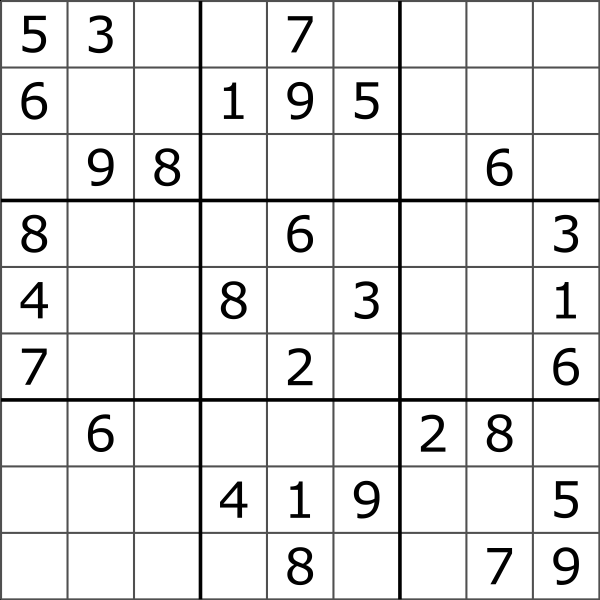
#> input picture su_doku.png, 1200 x 1200 px (shown at 1/2 size)
$ jupyter execute cizgi_tespiti.ipynb
#> lines starting #> are read from the running program, lines starting #| are printed output that depends on the picture; after the words box and inside, x2 and y2 are one past the last pixel; in counts of white or black regions, pixels touching at a corner belong together
Daha detaylı bilgi için https://opencv24-python-tutorials.readthedocs.io/en/latest/py_tutorials/py_imgproc/py_houghlines/py_houghlines.html sayfasına bakabilirsiniz

[cell 1]
import cv2
import numpy as np

img_orjinal = cv2.imread('su_doku.png')
#> img_orjinal is the input picture: shape (1200, 1200, 3); min 0, max 255, mean 231.9
img_orjinal=cv2.resize(img_orjinal,(0,0),fx=0.5,fy=0.5)
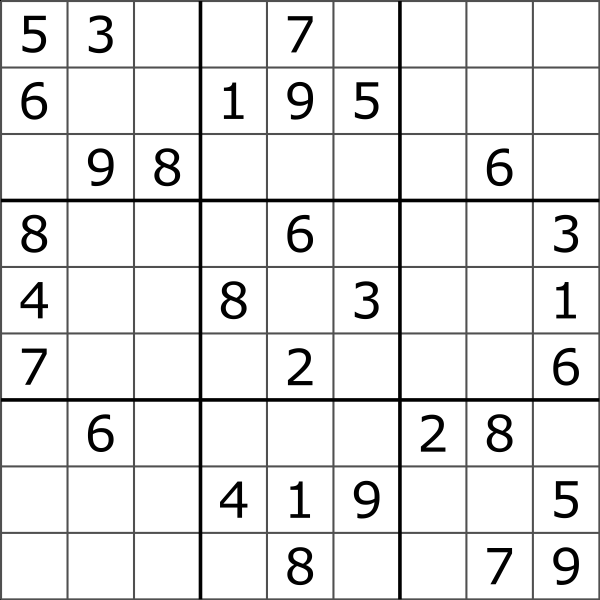
#> img_orjinal: shape (600, 600, 3); min 0, max 255, mean 231.9
img=img_orjinal.copy()
gray = cv2.cvtColor(img,cv2.COLOR_BGR2GRAY)
edges = cv2.Canny(gray,30,50)
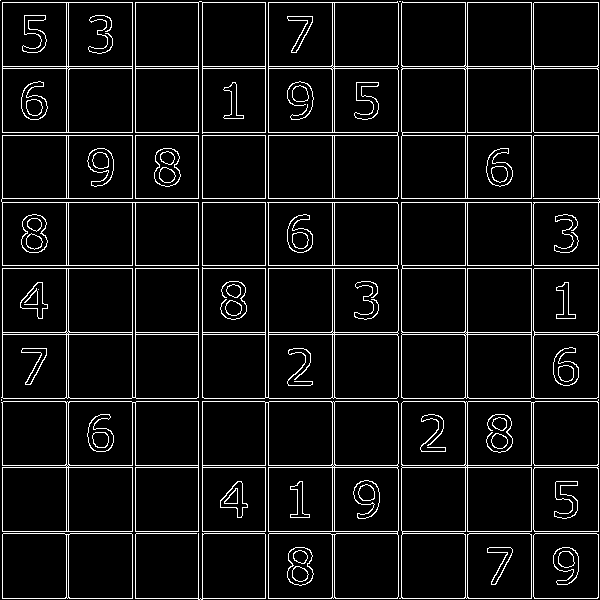
#> edges: shape (600, 600); 7.3% white in thin lines or dots


lines = cv2.HoughLines(edges,1,np.pi/180,200)
#> lines = 36 rows, first 8: [202, 1.57], [202, 0], [198, 0], [198, 1.57], [2, 0], [132, 0], [135, 0], [265, 0]
if lines is not None:
    for line in lines:
        for rho, theta in line:
            a=np.cos(theta)
            b=np.sin(theta)
            x0=a*rho
            y0=b*rho
            x1=int(x0+1000*(-b))
            y1=int(y0+1000*(a))
            x2=int(x0-1000*(-b))
            y2=int(y0-1000*(a))

            cv2.line(img,(x1,y1),(x2,y2),(0,0,255),2)
#> this loop made 36 passes
#> line on passes 1 to 12: [[202, 1.57]], [[202, 0]], [[198, 0]], [[198, 1.57]], [[2, 0]], [[132, 0]], [[135, 0]], [[265, 0]], [[268, 0]], [[467, 0]], [[531, 0]], [[2, 1.57]]
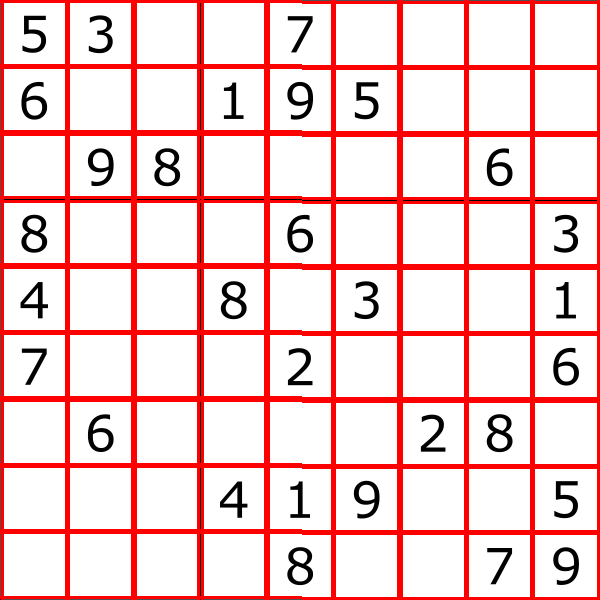
#> img: shape (600, 600, 3); 15.97% of pixels changed, all inside (x1, y1, x2, y2) = (0, 0, 600, 600)

cv2.imshow("orjinal",img_orjinal)
cv2.imshow("img_son",img)
cv2.imshow("cizgiler",edges)
cv2.waitKey(0)
cv2.destroyAllWindows()

Buna trackbar ekleyerek parametre değerini kendimiz en iyileyebiliriz.

[cell 2]
import cv2
import numpy as np

img_orjinal = cv2.imread('su_doku.png')
img_orjinal=cv2.resize(img_orjinal,(0,0),fx=0.5,fy=0.5)
gray = cv2.cvtColor(img,cv2.COLOR_BGR2GRAY)
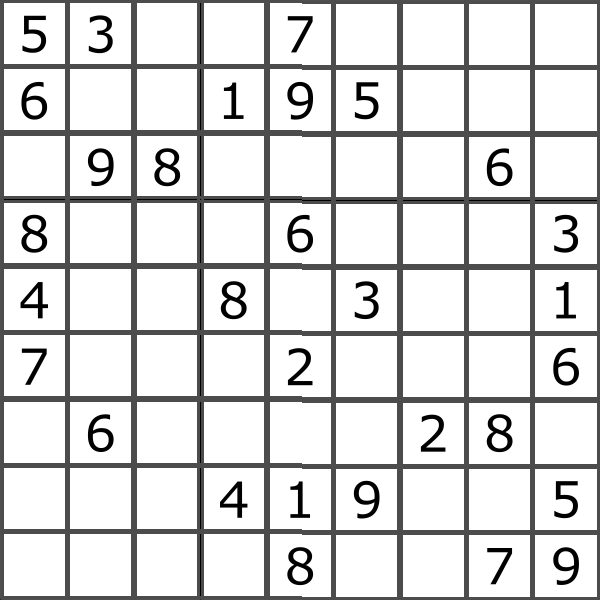
#> gray: shape (600, 600); min 0, max 255, mean 217.3
edges = cv2.Canny(gray,30,50)
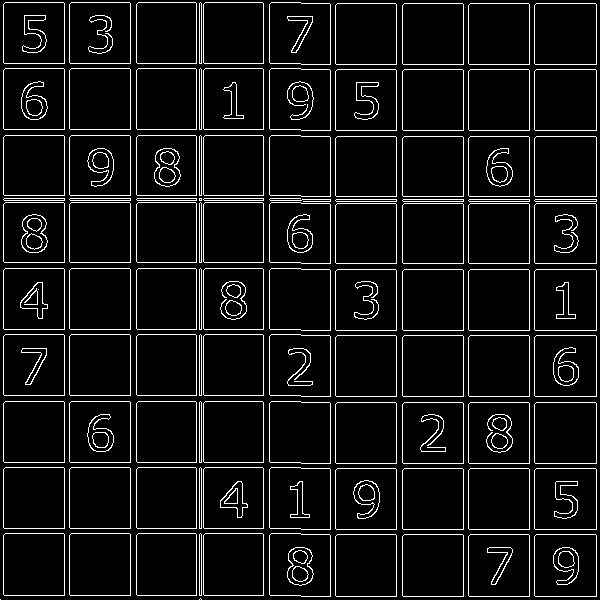
#> edges: shape (600, 600); 7.6% white in thin lines or dots

def nothing(x):
    pass
cv2.namedWindow("trackbar",cv2.WINDOW_AUTOSIZE)
cv2.createTrackbar("threshold","trackbar",0,300,nothing)

while 1:
    img=img_orjinal.copy()
    threshold=cv2.getTrackbarPos("threshold","trackbar")+1
#> threshold = 1
    lines = cv2.HoughLinesP(edges,1,np.pi/180,threshold,30,20)
#> lines = 200 rows, first 6: [269, 194, 269, 137], [4, 262, 64, 262], [534, 528, 534, 470], [263, 129, 263, 69], [130, 395, 130, 335], [330, 196, 330, 137]
    if lines is not None:
        for line in lines:
            for x1,y1,x2,y2 in line:
                cv2.line(img,(x1,y1),(x2,y2),(0,0,255),2)
#> this loop made 200 passes
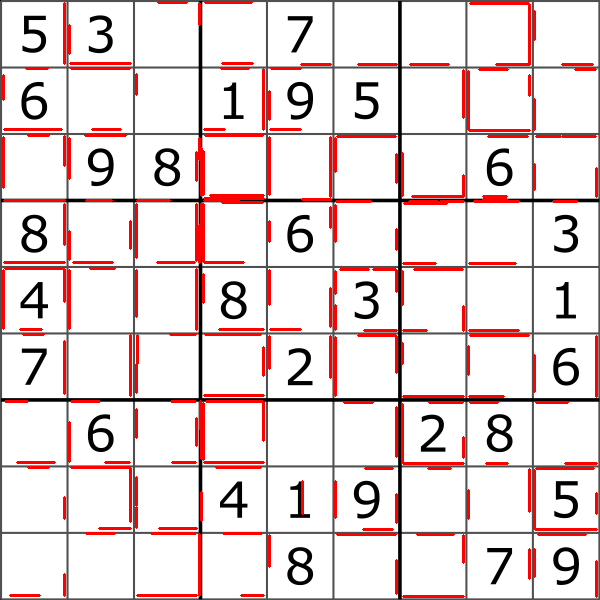
#> img: shape (600, 600, 3); 6.4% of pixels changed, all inside (x1, y1, x2, y2) = (2, 1, 598, 598)

    cv2.imshow("img_son",img)
    if cv2.waitKey(25) & 0xff==27:
#> (key Esc is pressed here)
        break
cv2.destroyAllWindows()

Araba yol tespit algoritması

[cell 3]
import cv2
cam=cv2.VideoCapture("car8.mp4")

while cam.isOpened():
    ret,image=cam.read()
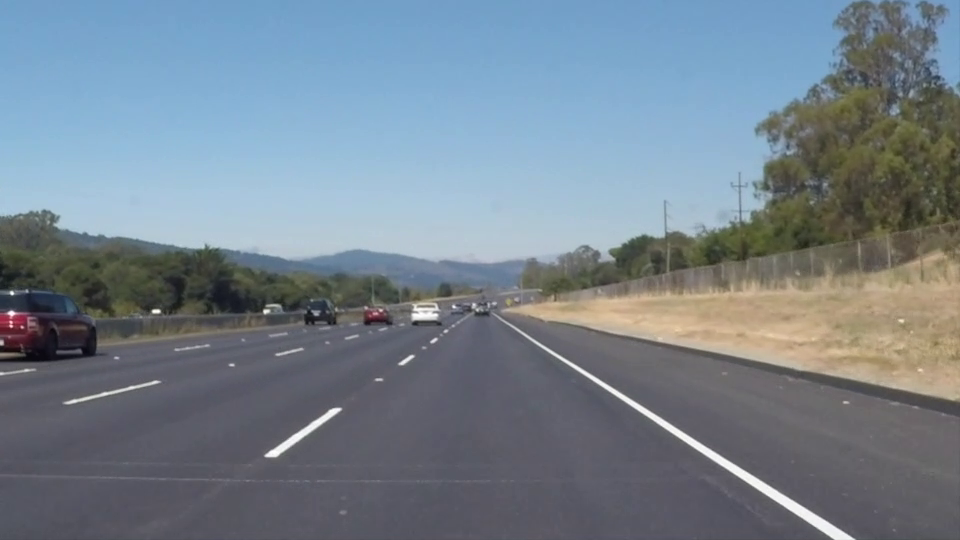
#> input picture frame 22 of car8.mp4, 960 x 540 px
#> image is the input picture: shape (540, 960, 3); mean B, G, R 141.9, 130.7, 117.7
    if not ret:
        print("Bitti")
        break
    img_org=image.copy()
    cv2.imshow("image",image)
    key=cv2.waitKey(16) & 0xff
#> (key Esc is pressed here)
    if key==27:
        print("Kapatıldı")
cv2.destroyAllWindows()
